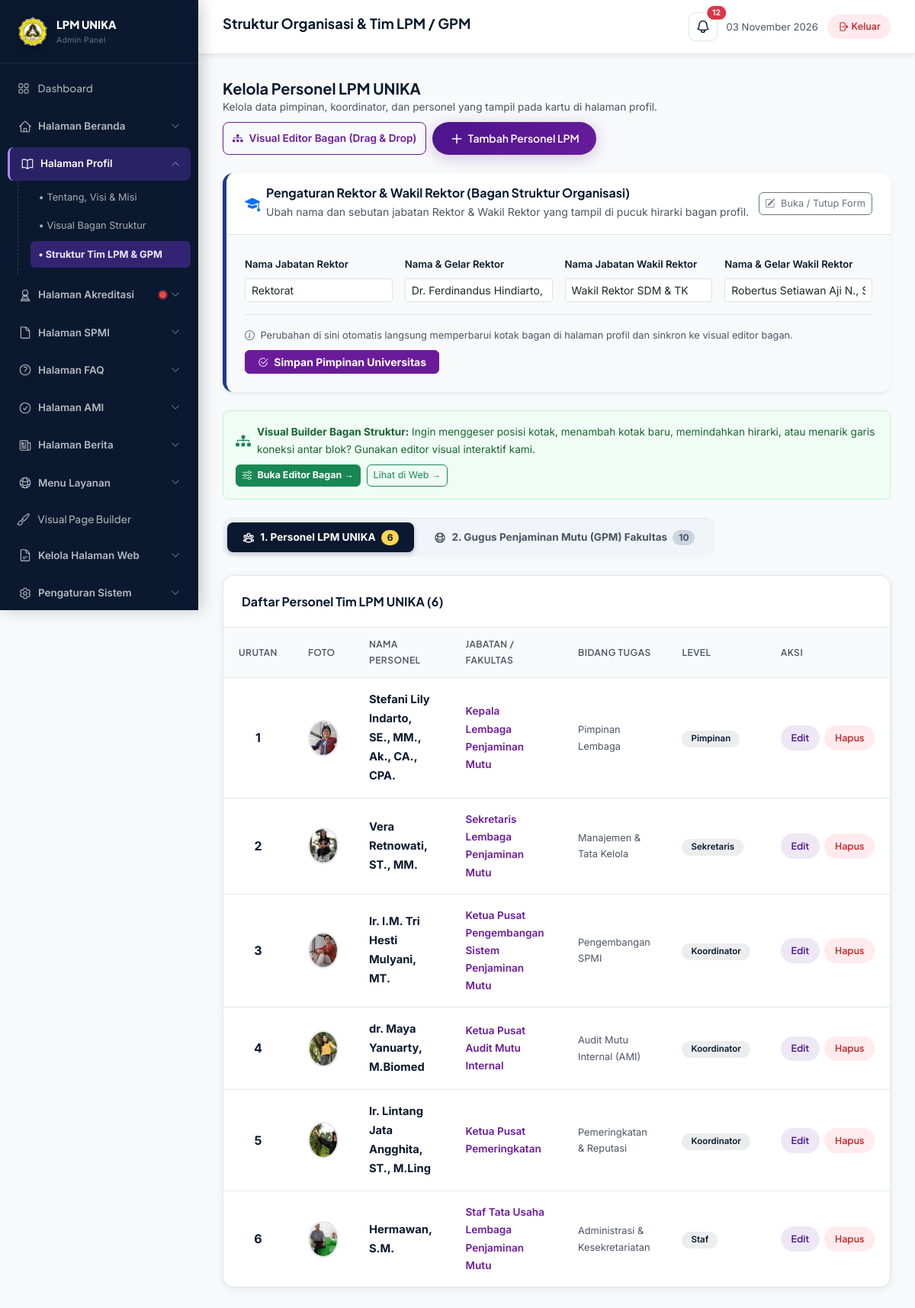
Page /admin/tim-list.php (signed in) on the committed database.
### tables this page shows
CREATE TABLE `tim_lpm` (
  `id` int NOT NULL AUTO_INCREMENT,
  `kategori` varchar(20) NOT NULL DEFAULT 'lpm',
  `nama` varchar(150) NOT NULL,
  `jabatan` varchar(150) NOT NULL,
  `bidang` varchar(255) DEFAULT '',
  `deskripsi` text,
  `tanggung_jawab` text,
  `foto` varchar(255) DEFAULT '',
  `level` varchar(50) DEFAULT 'koordinator',
  `urutan` int DEFAULT '1',
  `created_at` timestamp NULL DEFAULT CURRENT_TIMESTAMP,
  PRIMARY KEY (`id`)
);

### config/database.php (called while the page is built, shortened)
<?php
function getDB(): PDO {
    static $pdo = null;
    if ($pdo === null) {
        $host = DB_HOST;
        $dsn = "mysql:host=" . $host . ";dbname=" . DB_NAME . ";charset=" . DB_CHARSET;
        $options = [
            PDO::ATTR_ERRMODE            => PDO::ERRMODE_EXCEPTION,
            PDO::ATTR_DEFAULT_FETCH_MODE => PDO::FETCH_ASSOC,
            PDO::ATTR_EMULATE_PREPARES   => false,
        ];
        try {
            $pdo = new PDO($dsn, DB_USER, DB_PASS, $options);
        } catch (PDOException $e) {
            if (strpos($e->getMessage(), '2002') !== false && $host !== '127.0.0.1') {
                try {
                    $dsnFallback = "mysql:host=127.0.0.1;port=3306;dbname=" . DB_NAME . ";charset=" . DB_CHARSET;
                    $pdo = new PDO($dsnFallback, DB_USER, DB_PASS, $options);
                    return $pdo;
                } catch (PDOException $e2) {
                    die(json_encode(['error' => 'Database connection failed: ' . $e2->getMessage()]));
                }
            }
            die(json_encode(['error' => 'Database connection failed: ' . $e->getMessage()]));
        }
    }
    return $pdo;
}
function e(string $str): string {
    return htmlspecialchars($str, ENT_QUOTES, 'UTF-8');
}
function getAllPengaturan(bool $refresh = false): array {
    static $settings = null;
    if ($settings === null || $refresh) {
        try {
            $db = getDB();
            $stmt = $db->query("SELECT kunci, nilai FROM pengaturan");
            $settings = [];
            while ($row = $stmt->fetch()) {
                $settings[$row['kunci']] = $row['nilai'];
            }
        } catch (Exception $e) {
            $settings = [];
        }
    }
    return $settings;
}
function getPengaturan(string $kunci, string $default = ''): string {
    $all = getAllPengaturan();
    return isset($all[$kunci]) && $all[$kunci] !== '' ? $all[$kunci] : $default;
}
function getTimFotoUrl(?string $foto): string {
    $dir = __DIR__ . '/../uploads/tim/';
    if (file_exists($dir . $foto)) {
        return SITE_URL . '/uploads/tim/' . $foto;
    }
    return SITE_URL . '/uploads/tim/' . $foto;
}

### admin/tim-list.php (the view, shortened to what this page needs)
<?php
$db = getDB();
$kat = $_GET['kat'] ?? 'lpm';
$count_lpm = (int)$db->query("SELECT COUNT(*) FROM tim_lpm WHERE kategori = 'lpm'")->fetchColumn();
$count_gpm = (int)$db->query("SELECT COUNT(*) FROM tim_lpm WHERE kategori = 'gpm'")->fetchColumn();
$rektor_nama_val    = getPengaturan('struktur_rektor_nama', 'Dr. Ferdinandus Hindiarto, M.Si.');
$rektor_jabatan_val = getPengaturan('struktur_rektor_jabatan', 'Rektorat');
$wr_nama_val        = getPengaturan('struktur_wr_nama', 'Robertus Setiawan Aji N., S.T., M.CompIT., Ph.D.');
$wr_jabatan_val     = getPengaturan('struktur_wr_jabatan', 'Wakil Rektor SDM & TK');
$stmt = $db->prepare("SELECT * FROM tim_lpm WHERE kategori = ? ORDER BY urutan ASC, id ASC");
$stmt->execute([$kat]);
$tim = $stmt->fetchAll();
require_once __DIR__ . '/includes/admin-header.php';
?>
<div class="d-flex justify-content-between align-items-center mb-4 flex-wrap gap-2">
    <div>
        <h2 style="font-size:1.25rem;font-weight:700;color:var(--navy);margin:0;">
            Kelola Personel <?= $kat === 'gpm' ? 'Gugus Penjaminan Mutu (GPM) Fakultas' : 'LPM UNIKA' ?>
        </h2>
        <p style="font-size:0.85rem;color:var(--text-muted);margin:0;">
            Kelola data pimpinan, koordinator, dan personel yang tampil pada kartu di halaman profil.
        </p>
    </div>
    <div class="d-flex gap-2 flex-wrap">
        <a href="struktur-organisasi.php" class="btn btn-outline-primary d-inline-flex align-items-center gap-2" style="font-size:0.85rem;font-weight:600;border-radius:8px;">
            <i class="bi bi-diagram-3-fill"></i>
            Visual Editor Bagan (Drag &amp; Drop)
        </a>
        <a href="tim-form.php?kategori=<?= $kat ?>" class="btn-add">
            <svg xmlns="http://www.w3.org/2000/svg" fill="none" viewBox="0 0 24 24" stroke-width="2" stroke="currentColor" width="18" height="18">
                <path stroke-linecap="round" stroke-linejoin="round" d="M12 4.5v15m7.5-7.5h-15" />
            </svg>
            Tambah Personel <?= $kat === 'gpm' ? 'GPM' : 'LPM' ?>
        </a>
    </div>
</div>
<div class="card mb-4 border-0 shadow-sm" style="background:#ffffff;border:1px solid #E2E8F0;border-left:5px solid #1E3A8A !important;border-radius:14px;overflow:hidden;">
    <div class="card-header bg-white py-3 px-4 d-flex justify-content-between align-items-center flex-wrap gap-2 border-bottom">
        <div class="d-flex align-items-center gap-2">
            <i class="bi bi-mortarboard-fill text-primary fs-5"></i>
            <div>
                <h5 class="m-0 fw-bold" style="font-size:1rem;color:var(--navy);">Pengaturan Rektor &amp; Wakil Rektor (Bagan Struktur Organisasi)</h5>
                <small class="text-muted">Ubah nama dan sebutan jabatan Rektor &amp; Wakil Rektor yang tampil di pucuk hirarki bagan profil.</small>
            </div>
        </div>
        <button class="btn btn-sm btn-outline-secondary" type="button" data-bs-toggle="collapse" data-bs-target="#collapsePimpinan" aria-expanded="false" aria-controls="collapsePimpinan" style="border-radius:6px;font-size:0.8rem;">
            <i class="bi bi-pencil-square me-1"></i> Buka / Tutup Form
        </button>
    </div>
    <div class="collapse show" id="collapsePimpinan">
        <div class="card-body p-4 bg-light">
            <form action="tim-list.php?kat=<?= $kat ?>" method="POST">
                <div class="row g-3">
                    <div class="col-md-3">
                        <label class="form-label fw-semibold" style="font-size:0.82rem;color:var(--navy);">Nama Jabatan Rektor</label>
                        <input type="text" name="struktur_rektor_jabatan" class="form-control form-control-sm" value="<?= e($rektor_jabatan_val) ?>" placeholder="Contoh: Rektorat / Rektor" required>
                    </div>
                    <div class="col-md-3">
                        <label class="form-label fw-semibold" style="font-size:0.82rem;color:var(--navy);">Nama &amp; Gelar Rektor</label>
                        <input type="text" name="struktur_rektor_nama" class="form-control form-control-sm" value="<?= e($rektor_nama_val) ?>" placeholder="Nama lengkap rektor beserta gelar" required>
                    </div>
                    <div class="col-md-3">
                        <label class="form-label fw-semibold" style="font-size:0.82rem;color:var(--navy);">Nama Jabatan Wakil Rektor</label>
                        <input type="text" name="struktur_wr_jabatan" class="form-control form-control-sm" value="<?= e($wr_jabatan_val) ?>" placeholder="Contoh: Wakil Rektor SDM & TK" required>
                    </div>
                    <div class="col-md-3">
                        <label class="form-label fw-semibold" style="font-size:0.82rem;color:var(--navy);">Nama &amp; Gelar Wakil Rektor</label>
                        <input type="text" name="struktur_wr_nama" class="form-control form-control-sm" value="<?= e($wr_nama_val) ?>" placeholder="Nama lengkap wakil rektor beserta gelar" required>
                    </div>
                </div>
                <div class="d-flex justify-content-between align-items-center mt-3 pt-3 border-top flex-wrap gap-2">
                    <div class="text-muted" style="font-size:0.8rem;">
                        <i class="bi bi-info-circle me-1"></i> Perubahan di sini otomatis langsung memperbarui kotak bagan di halaman profil dan sinkron ke visual editor bagan.
                    </div>
                    <button type="submit" class="btn btn-sm btn-primary px-3 py-1 fw-bold" style="border-radius:6px;">
                        <i class="bi bi-check2-circle me-1"></i> Simpan Pimpinan Universitas
                    </button>
                </div>
            </form>
        </div>
    </div>
</div>
<div class="mb-4 p-3 rounded-3 d-flex align-items-center justify-content-between flex-wrap gap-2" style="background:#F0FDF4; border:1.5px solid #BBF7D0;">
    <div class="d-flex align-items-center gap-2">
        <i class="bi bi-diagram-3-fill text-success fs-5"></i>
        <div style="font-size:0.85rem; color:#166534;">
            <strong>Visual Builder Bagan Struktur:</strong> Ingin menggeser posisi kotak, menambah kotak baru, memindahkan hirarki, atau menarik garis koneksi antar blok? Gunakan editor visual interaktif kami.
        </div>
    </div>
    <div class="d-flex gap-2">
        <a href="struktur-organisasi.php" class="btn btn-sm btn-success fw-bold" style="font-size:0.78rem; border-radius:6px; white-space:nowrap;">
            <i class="bi bi-sliders me-1"></i> Buka Editor Bagan &rarr;
        </a>
        <a href="<?= SITE_URL ?>/profil.php#struktur" target="_blank" class="btn btn-sm btn-outline-success" style="font-size:0.78rem; border-radius:6px; white-space:nowrap;">
            Lihat di Web &rarr;
        </a>
    </div>
</div>
<div class="mb-4">
    <div style="background:#F1F5F9;padding:6px;border-radius:12px;display:inline-flex;gap:6px;box-shadow:inset 0 1px 2px rgba(0,0,0,0.05);">
        <a href="tim-list.php?kat=lpm" style="padding:0.5rem 1.25rem;border-radius:8px;font-weight:700;font-size:0.85rem;text-decoration:none;transition:all 0.2s ease;<?= $kat === 'lpm' ? 'background:var(--navy);color:#ffffff;box-shadow:0 2px 6px rgba(10,25,47,0.25);' : 'color:var(--text-muted);' ?>">
            1. Personel LPM UNIKA
            <span class="badge rounded-pill ms-1" style="background:<?= $kat === 'lpm' ? '#FFD54F' : '#CBD5E1' ?>;color:<?= $kat === 'lpm' ? '#0A192F' : '#475569' ?>;font-size:0.75rem;"><?= $count_lpm ?></span>
        </a>
        <a href="tim-list.php?kat=gpm" style="padding:0.5rem 1.25rem;border-radius:8px;font-weight:700;font-size:0.85rem;text-decoration:none;transition:all 0.2s ease;<?= $kat === 'gpm' ? 'background:var(--navy);color:#ffffff;box-shadow:0 2px 6px rgba(10,25,47,0.25);' : 'color:var(--text-muted);' ?>">
            2. Gugus Penjaminan Mutu (GPM) Fakultas
            <span class="badge rounded-pill ms-1" style="background:<?= $kat === 'gpm' ? '#FFD54F' : '#CBD5E1' ?>;color:<?= $kat === 'gpm' ? '#0A192F' : '#475569' ?>;font-size:0.75rem;"><?= $count_gpm ?></span>
        </a>
    </div>
</div>
<div class="admin-table-wrap">
    <div class="admin-table-topbar">
        <div class="admin-table-title">
            Daftar <?= $kat === 'gpm' ? 'Personel Gugus Penjaminan Mutu (GPM) Fakultas' : 'Personel Tim LPM UNIKA' ?> (<?= count($tim) ?>)
        </div>
    </div>
    <?php if (empty($tim)): ?>
    <div style="padding:3rem;text-align:center;color:var(--text-muted);">
        Belum ada data personel pada kategori ini. <a href="tim-form.php?kategori=<?= $kat ?>" class="text-purple font-weight-600">Tambah sekarang</a>
    </div>
    <?php else: ?>
    <div style="overflow-x:auto;">
        <table class="admin-table">
            <thead>
                <tr>
                    <th width="60">Urutan</th>
                    <th width="80">Foto</th>
                    <th>Nama Personel</th>
                    <th>Jabatan / Fakultas</th>
                    <th>Bidang Tugas</th>
                    <th width="110">Level</th>
                    <th width="130">Aksi</th>
                </tr>
            </thead>
            <tbody>
                <?php foreach ($tim as $t): ?>
                <tr>
                    <td style="font-weight:700;font-size:1rem;color:var(--navy);text-align:center;"><?= (int)$t['urutan'] ?></td>
                    <td>
                        <?php
                        $f_url = getTimFotoUrl($t['foto'] ?? '');
                        if ($f_url):
                        ?>
                            <img src="<?= htmlspecialchars($f_url) ?>" alt="" style="width:48px;height:48px;border-radius:50%;object-fit:cover;border:2px solid var(--border);">
                        <?php endif; ?>
                    </td>
                    <td>
                        <div style="font-weight:700;color:var(--navy);font-size:0.92rem;"><?= e($t['nama']) ?></div>
                    </td>
                    <td>
                        <div style="font-weight:600;color:var(--purple);font-size:0.85rem;"><?= e($t['jabatan']) ?></div>
                    </td>
                    <td>
                        <div style="font-size:0.8rem;color:var(--text-muted);"><?= e($t['bidang'] ?: '-') ?></div>
                    </td>
                    <td>
                        <span class="card-category-badge" style="text-transform:capitalize;">
                            <?= e($t['level'] ?: 'koordinator') ?>
                        </span>
                    </td>
                    <td>
                        <div style="display:flex;gap:0.4rem;">
                            <a href="tim-form.php?id=<?= $t['id'] ?>" class="btn-action btn-edit">Edit</a>
                            <a href="tim-list.php?delete=<?= $t['id'] ?>&kat=<?= $kat ?>" class="btn-action btn-delete" onclick="return confirm('Hapus personel ini?')">Hapus</a>
                        </div>
                    </td>
                </tr>
                <?php endforeach; ?>
            </tbody>
        </table>
    </div>
    <?php endif; ?>
</div>
<?php require_once __DIR__ . '/includes/admin-footer.php'; ?>

### rows in the picture
tim_lpm: urutan "1", foto (picture), nama "Stefani Lily Indarto, SE., MM., Ak., CA., CPA.", jabatan "Kepala Lembaga Penjaminan Mutu", bidang "Pimpinan Lembaga", level "Pimpinan"
tim_lpm: urutan "2", foto (picture), nama "Vera Retnowati, ST., MM.", jabatan "Sekretaris Lembaga Penjaminan Mutu", bidang "Manajemen & Tata Kelola", level "Sekretaris"
tim_lpm: urutan "3", foto (picture), nama "Ir. I.M. Tri Hesti Mulyani, MT.", jabatan "Ketua Pusat Pengembangan Sistem Penjaminan Mutu", bidang "Pengembangan SPMI", level "Koordinator"
tim_lpm: urutan "4", foto (picture), nama "dr. Maya Yanuarty, M.Biomed", jabatan "Ketua Pusat Audit Mutu Internal", bidang "Audit Mutu Internal (AMI)", level "Koordinator"
tim_lpm: urutan "5", foto (picture), nama "Ir. Lintang Jata Angghita, ST., M.Ling", jabatan "Ketua Pusat Pemeringkatan", bidang "Pemeringkatan & Reputasi", level "Koordinator"
tim_lpm: urutan "6", foto (picture), nama "Hermawan, S.M.", jabatan "Staf Tata Usaha Lembaga Penjaminan Mutu", bidang "Administrasi & Kesekretariatan", level "Staf"

### other values in the picture
$admin_page_title "Struktur Organisasi & Tim LPM / GPM"
$accred_nav_alerts['total'] "12"
$count_lpm "6"
$count_gpm "10"
count($tim) "6"
